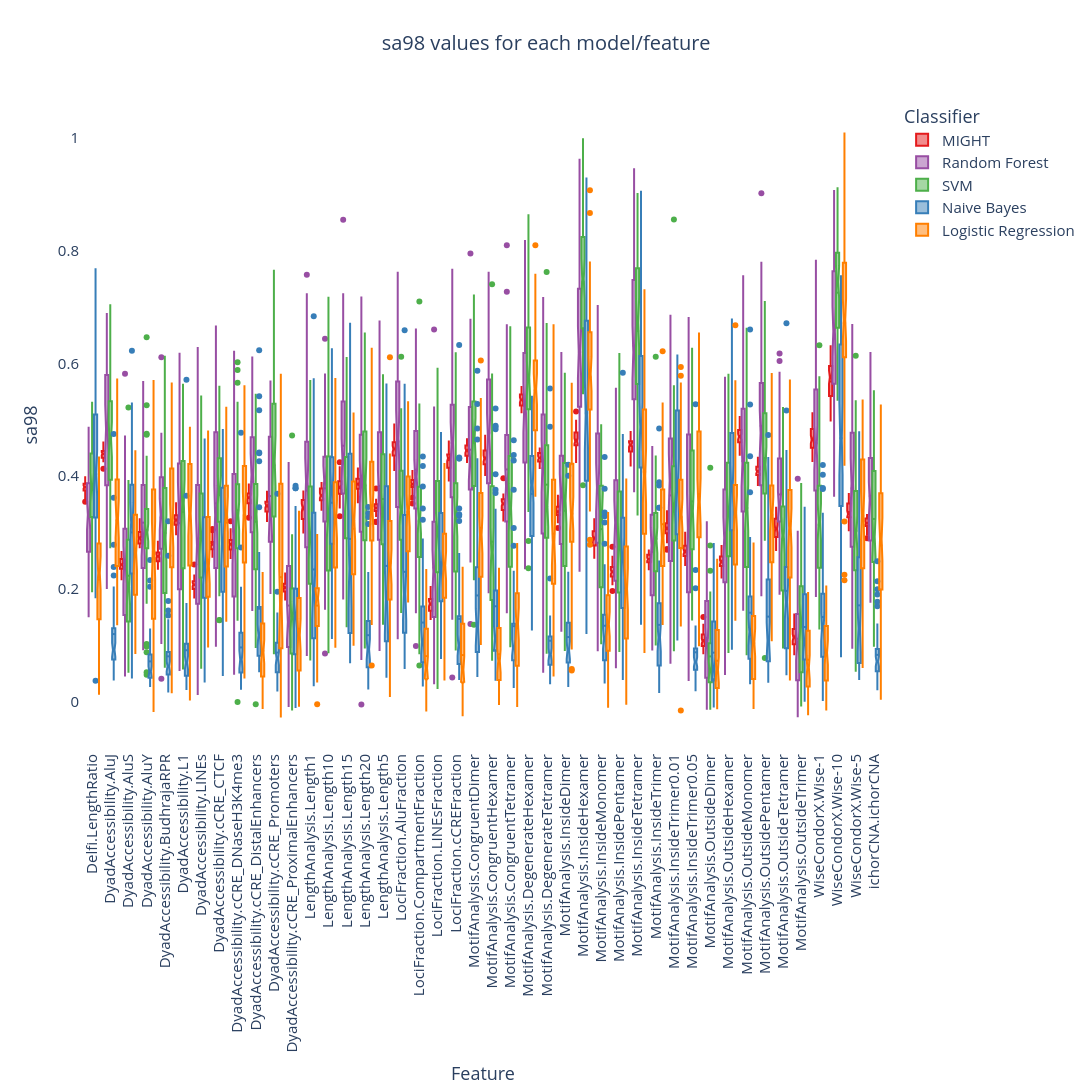

Here is the notebook cell this chart was saved with:
### Code cell
from turtle import fillcolor
import plotly.graph_objects as go
import pandas as pd

# Assuming df_per_run is your DataFrame
df_plt1 = df_per_run.melt(
    id_vars=["Feature", "Classifier"],
    value_vars=["sa98"],
    var_name="Metric",
    value_name="Value",
)

# Define a custom color sequence or use a built-in one
custom_colors = px.colors.qualitative.Set1 
# custom_colors[1], custom_colors[3] = custom_colors[3], custom_colors[1]
classifiers = [ "MIGHT", "Random Forest", "SVM","Naive Bayes", "Logistic Regression"]

# Create a list to hold the box traces
box_traces = []

# Create a box trace for each classifier
for i, classifier in enumerate(classifiers):
    classifier_data = df_plt1[df_plt1["Classifier"] == classifier]
    box_trace = go.Box(
        x=classifier_data["Feature"],
        y=classifier_data["Value"],
        name=classifier,
        marker_color=custom_colors[i],
        boxmean=True,  # Display mean and standard deviation
        notched=True,  # Add notches to the box plot
        # add other box plot properties here
        whiskerwidth=0, 
    )
    box_traces.append(box_trace)

# Create the layout
layout = go.Layout(
    title="sa98 values for each model/feature",
    # center the title
    title_x=0.5,
    xaxis_title="Feature",
    yaxis_title="sa98",
    legend_title="Classifier",
    font=dict(size=15),
    title_font_size=20,
    height=1200,
    width=2400,
    boxmode='group',
    # change the background color to white
    plot_bgcolor='white',
    xaxis=dict(tickangle=-90),
    boxgap=0.05,  # Adjust the gap between boxes
    boxgroupgap=0.07,  # Adjust the gap between groups of boxes
)

# Create the figure
fig = go.Figure(data=box_traces, layout=layout)

# Show the plot
fig.show()

### Figure 1 — Plotly figure (JSON) as saved in the notebook; plotly's stock layout.template omitted (floating-point values rounded to 4 significant figures; data arrays with more than 128 entries replaced by an {"elided": "..."} marker saying what was removed)
{"data": [{"boxmean": true, "marker": {"color": "rgb(228,26,28)"}, "name": "MIGHT", "notched": true, "type": "box", "whiskerwidth": 0, "x": {"elided": "2200 str values"}, "y": {"elided": "2200 float values"}}, {"boxmean": true, "marker": {"color": "rgb(152,78,163)"}, "name": "Random Forest", "notched": true, "type": "box", "whiskerwidth": 0, "x": {"elided": "2200 str values"}, "y": {"elided": "2200 float values"}}, {"boxmean": true, "marker": {"color": "rgb(77,175,74)"}, "name": "SVM", "notched": true, "type": "box", "whiskerwidth": 0, "x": {"elided": "2200 str values"}, "y": {"elided": "2200 float values"}}, {"boxmean": true, "marker": {"color": "rgb(55,126,184)"}, "name": "Naive Bayes", "notched": true, "type": "box", "whiskerwidth": 0, "x": {"elided": "2200 str values"}, "y": {"elided": "2200 float values"}}, {"boxmean": true, "marker": {"color": "rgb(255,127,0)"}, "name": "Logistic Regression", "notched": true, "type": "box", "whiskerwidth": 0, "x": {"elided": "2200 str values"}, "y": {"elided": "2200 float values"}}], "layout": {"boxgap": 0.05, "boxgroupgap": 0.07, "boxmode": "group", "font": {"size": 15}, "height": 1200, "legend": {"title": {"text": "Classifier"}}, "plot_bgcolor": "white", "title": {"font": {"size": 20}, "text": "sa98 values for each model/feature", "x": 0.5}, "width": 2400, "xaxis": {"tickangle": -90, "title": {"text": "Feature"}}, "yaxis": {"title": {"text": "sa98"}}}}
